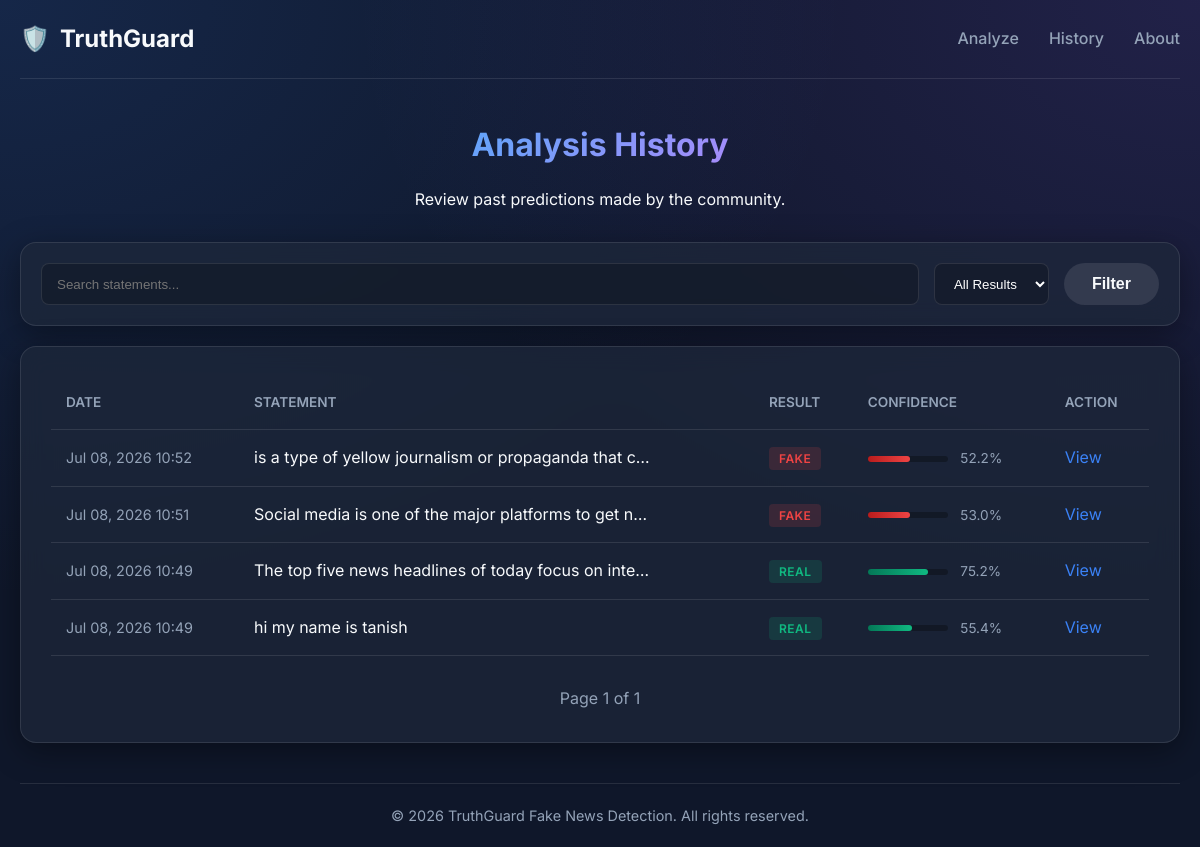
The page /history/ on the database its author committed.
### detector/models.py (models this page shows, shortened)
class Prediction(models.Model):
    LABEL_CHOICES = [
        ('REAL', 'Real'),
        ('FAKE', 'Fake'),
    ]
    statement = models.TextField(help_text="The news statement submitted by the user.")
    label = models.CharField(
        max_length=4,
        choices=LABEL_CHOICES,
        help_text="Predicted label: REAL or FAKE.",
    )
    confidence = models.FloatField(
        help_text="Model confidence score (0.0 – 1.0)."
    )
    created_at = models.DateTimeField(
        auto_now_add=True,
        help_text="Timestamp when the prediction was made.",
    )
    class Meta:
        ordering = ['-created_at']
        verbose_name = 'Prediction'
        verbose_name_plural = 'Predictions'
    @property
    def confidence_percent(self):
        return f"{self.confidence * 100:.1f}%"
    @property
    def is_fake(self):
        return self.label == 'FAKE'

### detector/views.py (the view)
# urls.py: path('history/', views.history, name='history'),
@require_http_methods(["GET"])
def history(request):
    qs = Prediction.objects.all()
    query = request.GET.get('q', '').strip()
    if query:
        qs = qs.filter(statement__icontains=query)
    label_filter = request.GET.get('label', '').upper()
    if label_filter in ('FAKE', 'REAL'):
        qs = qs.filter(label=label_filter)
    paginator = Paginator(qs, 15)
    page_number = request.GET.get('page', 1)
    page_obj = paginator.get_page(page_number)
    total = Prediction.objects.count()
    fake_count = Prediction.objects.filter(label='FAKE').count()
    real_count = Prediction.objects.filter(label='REAL').count()
    fake_pct = round(fake_count / total * 100, 1) if total else 0
    real_pct = round(real_count / total * 100, 1) if total else 0
    context = {
        'page_obj': page_obj,
        'query': query,
        'label_filter': label_filter,
        'total': total,
        'fake_count': fake_count,
        'real_count': real_count,
        'fake_pct': fake_pct,
        'real_pct': real_pct,
    }
    return render(request, 'detector/history.html', context)

### detector/templates/detector/history.html (shortened to what this page needs)
{% extends 'detector/base.html' %}
{% block content %}
<div class="page-header">
    <h1 class="gradient-text">Analysis History</h1>
    <p>Review past predictions made by the community.</p>
</div>
<div class="glass-card filter-card">
    <form method="get" class="filter-form">
        <input type="text" name="q" value="{{ query }}" placeholder="Search statements..." class="search-input">
        <select name="label" class="filter-select">
            <option value="">All Results</option>
        </select>
        <button type="submit" class="btn-secondary">Filter</button>
    </form>
</div>
<div class="glass-card history-table-wrapper">
    {% if page_obj %}
        <table class="history-table">
            <thead>
                <tr>
                    <th>Date</th>
                    <th>Statement</th>
                    <th>Result</th>
                    <th>Confidence</th>
                    <th>Action</th>
                </tr>
            </thead>
            <tbody>
                {% for item in page_obj %}
                <tr>
                    <td class="date-col">{{ item.created_at|date:"M d, Y H:i" }}</td>
                    <td class="statement-col">
                        <div class="truncate-text">{{ item.statement }}</div>
                    </td>
                    <td>
                        <span class="status-badge {% if item.is_fake %}badge-fake-sm{% else %}badge-real-sm{% endif %}">
                            {{ item.label }}
                        </span>
                    </td>
                    <td>
                        <div class="mini-progress">
                            <div class="mini-fill {% if item.is_fake %}fill-fake{% else %}fill-real{% endif %}"
                                 style="width: {{ item.confidence_percent }};"></div>
                        </div>
                        <span class="mini-conf-text">{{ item.confidence_percent }}</span>
                    </td>
                    <td>
                        <a href="{% url 'result' item.pk %}" class="btn-link">View</a>
                    </td>
                </tr>
                {% endfor %}
            </tbody>
        </table>
        <div class="pagination">
            <span class="step-links">
                <span class="current">
                    Page {{ page_obj.number }} of {{ page_obj.paginator.num_pages }}
                </span>
            </span>
        </div>
    {% else %}
        <div class="empty-state">
            <p>No analysis history found.</p>
        </div>
    {% endif %}
</div>
{% endblock %}

### detector/templates/detector/base.html (shortened to what this page needs)
<!DOCTYPE html>
<html lang="en">
<head>
    {% load static %}
    <link rel="stylesheet" href="{% static 'detector/css/style.css' %}">
</head>
<body>
    <div class="app-container">
        <nav class="glass-nav">
            <div class="nav-brand">
                <a href="{% url 'home' %}">
                    <span class="brand-icon">🛡️</span>
                    <span class="brand-text">TruthGuard</span>
                </a>
            </div>
            <ul class="nav-links">
                <li><a href="{% url 'home' %}">Analyze</a></li>
                <li><a href="{% url 'history' %}">History</a></li>
                <li><a href="{% url 'about' %}">About</a></li>
            </ul>
        </nav>
        <main class="main-content">
            {% block content %}
            {% endblock %}
        </main>
        <footer class="footer">
            <p>&copy; 2026 TruthGuard Fake News Detection. All rights reserved.</p>
        </footer>
    </div>
</body>
</html>

### detector/static/detector/css/style.css (style rules this page uses)
:root { --bg-dark: #0f172a; --bg-card: rgba(30, 41, 59, 0.7); --text-primary: #f8fafc; --text-secondary: #94a3b8; --accent-primary: #3b82f6; --accent-hover: #2563eb; --color-real: #10b981; --color-real-bg: rgba(16, 185, 129, 0.15); --color-fake: #ef4444; --color-fake-bg: rgba(239, 68, 68, 0.15); --border-glass: rgba(255, 255, 255, 0.1); --shadow-glass: 0 8px 32px 0 rgba(0, 0, 0, 0.37); --border-radius: 16px; --transition: all 0.3s ease; }
* { margin: 0; padding: 0; box-sizing: border-box; }
body { font-family: 'Inter', sans-serif; background-color: var(--bg-dark); background-image: radial-gradient(at 0% 0%, rgba(59, 130, 246, 0.15) 0px, transparent 50%), radial-gradient(at 100% 0%, rgba(139, 92, 246, 0.15) 0px, transparent 50%); background-attachment: fixed; color: var(--text-primary); line-height: 1.6; min-height: 100vh; }
h1, h2, h3 { font-weight: 700; margin-bottom: 1rem; }
a { color: var(--accent-primary); text-decoration: none; transition: var(--transition); }
.gradient-text { background: linear-gradient(135deg, #60a5fa, #a78bfa); -webkit-background-clip: text; -webkit-text-fill-color: transparent; display: inline-block; }
.truncate-text { white-space: nowrap; overflow: hidden; text-overflow: ellipsis; max-width: 400px; }
.app-container { max-width: 1200px; margin: 0 auto; padding: 0 20px; display: flex; flex-direction: column; min-height: 100vh; }
.main-content { flex: 1; padding: 40px 0; }
.glass-nav { display: flex; justify-content: space-between; align-items: center; padding: 20px 0; border-bottom: 1px solid var(--border-glass); }
.glass-card { background: var(--bg-card); backdrop-filter: blur(12px); -webkit-backdrop-filter: blur(12px); border: 1px solid var(--border-glass); border-radius: var(--border-radius); box-shadow: var(--shadow-glass); padding: 30px; }
.nav-brand a { display: flex; align-items: center; gap: 10px; font-size: 1.5rem; font-weight: 700; color: var(--text-primary); }
.nav-links { display: flex; gap: 30px; list-style: none; }
.nav-links a { color: var(--text-secondary); font-weight: 500; }
.btn-primary, .btn-secondary, .btn-outline { display: inline-flex; align-items: center; justify-content: center; gap: 8px; padding: 12px 28px; border-radius: 50px; font-weight: 600; font-size: 1rem; cursor: pointer; border: none; transition: var(--transition); }
.btn-secondary { background: rgba(255, 255, 255, 0.1); color: var(--text-primary); }
.fill-fake { background: linear-gradient(90deg, #b91c1c, var(--color-fake)); }
.fill-real { background: linear-gradient(90deg, #047857, var(--color-real)); }
.page-header { text-align: center; margin-bottom: 30px; }
.filter-card { margin-bottom: 20px; padding: 20px; }
.filter-form { display: flex; gap: 15px; }
.search-input { flex: 1; background: rgba(0, 0, 0, 0.2); border: 1px solid var(--border-glass); color: white; padding: 10px 15px; border-radius: 8px; }
.filter-select { background: rgba(0, 0, 0, 0.2); border: 1px solid var(--border-glass); color: white; padding: 10px 15px; border-radius: 8px; }
.filter-select option { background: var(--bg-dark); }
.history-table-wrapper { overflow-x: auto; }
.history-table { width: 100%; border-collapse: collapse; }
.history-table th, .history-table td { padding: 15px; text-align: left; border-bottom: 1px solid var(--border-glass); }
.history-table th { color: var(--text-secondary); font-weight: 600; text-transform: uppercase; font-size: 0.85rem; }
.date-col { color: var(--text-secondary); font-size: 0.9rem; white-space: nowrap; }
.status-badge { padding: 4px 10px; border-radius: 4px; font-size: 0.75rem; font-weight: 600; letter-spacing: 0.5px; }
.badge-fake-sm { background: var(--color-fake-bg); color: var(--color-fake); }
.badge-real-sm { background: var(--color-real-bg); color: var(--color-real); }
.mini-progress { width: 80px; height: 6px; background: rgba(0,0,0,0.3); border-radius: 4px; display: inline-block; vertical-align: middle; margin-right: 8px; }
.mini-fill { height: 100%; border-radius: 4px; }
.mini-conf-text { font-size: 0.85rem; color: var(--text-secondary); }
.pagination { display: flex; justify-content: center; margin-top: 30px; }
.step-links { display: flex; gap: 10px; align-items: center; }
.current { color: var(--text-secondary); }
.footer { text-align: center; padding: 20px 0; color: var(--text-secondary); border-top: 1px solid var(--border-glass); font-size: 0.9rem; }

### rows shown on the page
Prediction: created_at "Jul 08, 2026 10:52", statement "is a type of yellow journalism or propaganda that c…", label "FAKE", confidence_percent "52.2%"
Prediction: created_at "Jul 08, 2026 10:51", statement "Social media is one of the major platforms to get n…", label "FAKE", confidence_percent "53.0%"
Prediction: created_at "Jul 08, 2026 10:49", statement "The top five news headlines of today focus on inte…", label "REAL", confidence_percent "75.2%"
Prediction: created_at "Jul 08, 2026 10:49", statement "hi my name is tanish", label "REAL", confidence_percent "55.4%"

### other values the page prints
{{ page_obj.number }} "1"
{{ page_obj.paginator.num_pages }} "1"
